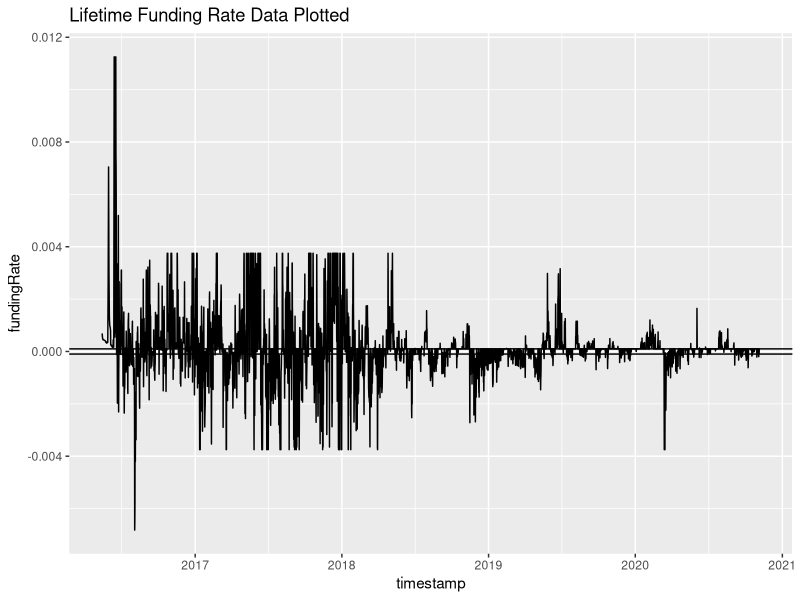

This figure's R source: (Note: this script raises an error after producing the figure.)
## ---- chunk 1
knitr::opts_chunk$set(echo = TRUE)
library(tidyverse)
library(data.table)
library(lubridate)

data <- read_csv("funding_data.csv")
## ---- chunk 2
data %>%
  mutate(above = if_else(fundingRate > 0.0001, 1, 
                        if_else(fundingRate < -0.0001, -1, 0))) %>%
  ggplot(aes(x = timestamp, y = fundingRate)) + 
  geom_line() + 
  geom_hline(yintercept = -0.0001) + 
  geom_hline(yintercept = 0.0001) + 
  labs(title = "Lifetime Funding Rate Data Plotted") 
## ---- chunk 3
ytd2019 <- data %>%
  filter(timestamp < ymd_hms("2020-01-01 00:00:00", tz = "US/Eastern"),
         timestamp >= ymd_hms("2019-01-01 00:00:00", tz = "US/Eastern"))

ar <- arima(ytd2019$fundingRate, order = c(3, 0, 15))
resids <- residuals(ar)

fit <- ytd2019$fundingRate - resids

fitted <- tibble(timestamp = ytd2019$timestamp, values = fit)

ggplot() + 
  geom_line(ytd2019, mapping = aes(timestamp, fundingRate)) + 
  geom_line(fitted, mapping = aes(timestamp, values), color = "green") + 
  labs(title = "Historic Funding Data for 2019 with Model Fitted")
## ---- chunk 4
abbv_ytd2020 <- data %>%
  filter(timestamp <= ymd_hms("2020-01-07 20:00:00", tz = "US/Eastern"),
         timestamp >= ymd_hms("2020-01-01 00:00:00", tz = "US/Eastern"))


prediction <- predict(ar, n.ahead = 20)
forecasted <- tibble(timestamp = abbv_ytd2020$timestamp[1:20], pred = prediction[["pred"]] %>% as.numeric())

ggplot() + 
  geom_line(bind_rows(ytd2019 %>% filter(timestamp >= ymd_hms("2019-12-17 04:00:00", tz = "US/Eastern")), abbv_ytd2020), mapping = aes(timestamp, fundingRate)) + 
  geom_line(fitted %>% filter(timestamp >= ymd_hms("2019-12-17 04:00:00", tz = "US/Eastern")), mapping = aes(timestamp, values), color = "green") + 
  geom_line(forecasted, mapping = aes(timestamp, pred), color = "red") + 
  labs(title = "Zoomed in on Out of Sample prediction", subtitle = "This is not interesting because I don't have volatility. Need to pick a better sample.")
## ---- chunk 5
ytd2020 <- data %>%
  filter(timestamp >= ymd_hms("2020-01-01 00:00:00", tz = "US/Eastern"))

ggplot(ytd2020, aes(timestamp, fundingRate)) + 
  geom_line() + 
  labs(title = "Historic Funding Rate for 2020", subtitle = "Lets specifically analyze the period beginning on 2020-09-07 04:00:00") + 
  annotate("text", x = ymd_hms("2020-09-07 04:00:00"), y = -0.001, label = "2020-09-07 04:00:00") + 
  annotate("point", x = ymd_hms("2020-09-07 04:00:00"), y = -0.00075)
## ---- chunk 6
training <- ytd2020 %>%
  filter(timestamp < ymd_hms("2020-09-07 04:00:00"))

testing <- ytd2020 %>%
  filter(timestamp >= ymd_hms("2020-09-07 04:00:00"))

# Lets fit some models
acf(training$fundingRate)
pacf(training$fundingRate)
## ---- chunk 7
running_size <- data %>%
  filter(timestamp > ymd_hms("2017-06-01 04:00:00", tz = "US/Eastern")) %>%
  mutate(signal = if_else(fundingRate > 0.0001, 1, if_else(fundingRate < -0.0001, -1, 0)),
         section = rleid(signal)) %>%
  group_by(section) %>%
  mutate(csum = cumsum(fundingRate),
         csum = if_else(signal == 0, 0, csum),
         id = row_number(),
         id = ifelse(signal == 0, NA, id)) %>%
  arrange(desc(row_number())) %>%
  ungroup()
 
ggplot(running_size) + 
  geom_line(aes(x = timestamp, y = csum, color = "Cumulative Sum")) + 
  geom_line(aes(x = timestamp, y = fundingRate, color = "Funding Rate")) + 
  labs(title = "Funding Rate and Cumulative Sum of Returns in Significant Funding Periods", x = "Time", y = "Returns", color = "") +
  theme(legend.position = "bottom")

running_size %>%
  group_by(signal, section) %>%
  filter(signal != 0) %>%
  summarize(max = max(id)) %>%
  ggplot(aes(x = max)) + 
  geom_histogram(color = "black") + 
  labs(title = "Histogram of Duration of Funding Periods (-1bps/+1bps)") + 
  facet_wrap(~signal, scales = "free_x")



#How should I model this?
running_size %>%
  filter(signal == 1) %>%
  ggplot() + 
  geom_line(mapping = aes(x = id, y = fundingRate, group = section), alpha = 0.3) + 
  geom_smooth(mapping = aes(x = id, y = fundingRate)) +
  labs(title = "Reversion tendencies of funding periods (+)")

running_size %>%
  filter(signal == -1) %>%
  ggplot() + 
  geom_line(mapping = aes(x = id, y = fundingRate, group = section), alpha = 0.3) + 
  geom_smooth(mapping = aes(x = id, y = fundingRate)) +
  labs(title = "Reversion tendencies of funding periods (-)")

# Summary stats on reversion in each direction
running_size %>%
  filter(signal != 0) %>%
  group_by(signal) %>%
  summarize(mean = mean(id), med = median(id), stdev = sd(id), count = n())

